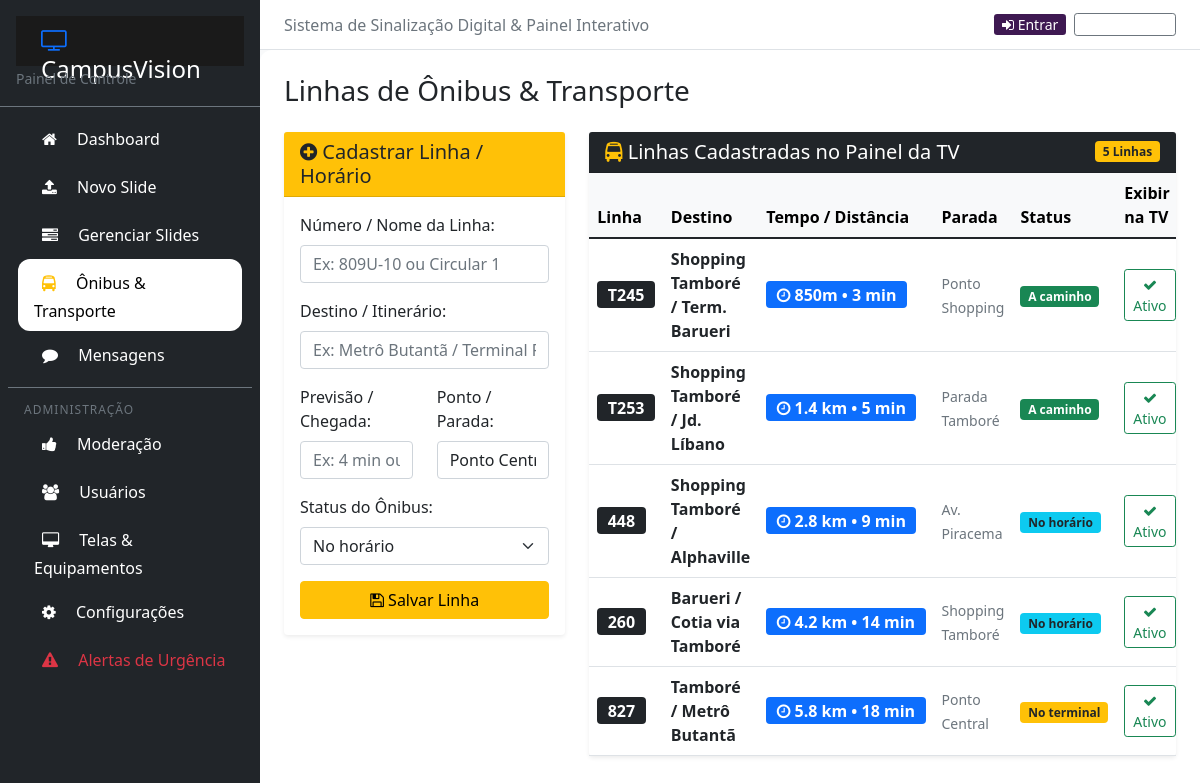
/buses/, run on the app's committed database.
### app/models.py (models this page shows, shortened)
class BusSchedule(models.Model):
    line_number = models.CharField(max_length=50, help_text="Ex: 809U-10, Circular 1")
    destination = models.CharField(max_length=255, help_text="Ex: Metrô Butantã / Terminal Pinheiros")
    departure_time = models.CharField(max_length=100, help_text="Ex: 5 min, 12 min, 18:45")
    platform = models.CharField(max_length=100, blank=True, null=True, default="Ponto Principal")
    status = models.CharField(max_length=50, default="No horário")
    is_active = models.BooleanField(default=True)
    created_at = models.DateTimeField(auto_now_add=True)
    class Meta:
        db_table = 'BusSchedule'
        ordering = ['id']

### app/views.py (the view, shortened to what this page needs)
# urls.py: path('buses/', views.bus_manager, name='bus_manager'),
def bus_manager(request):
    return render(request, 'app/bus_manager.html', {
        'title': 'Linhas de Ônibus & Transporte',
        'buses': BusSchedule.objects.all(),
        'name': get_current_user_name(request),
        'mod_count': mod_counter()
    })

### app/utils.py (called while the page is built)
def mod_counter():
    return Slide.objects.filter(approval="Waiting Review").count()

### app/views.py (called while the page is built)
def get_current_user_name(request):
    if request.user.is_authenticated:
        return getattr(request.user, 'name', None) or request.user.get_username()
    return "Visitante"

### app/templates/app/bus_manager.html (shortened to what this page needs)
{% extends "app/base.html" %}
{% block content %}
<div class="row">
  <div class="col-lg-4 mb-4">
    <div class="card shadow-sm border-0">
      <div class="card-header bg-warning text-dark font-weight-bold">
        <h5 class="mb-0"><i class="fa fa-plus-circle"></i> Cadastrar Linha / Horário</h5>
      </div>
      <div class="card-body">
        <form method="POST" action="{% url 'bus_manager' %}">
          <div class="mb-3">
            <label for="line_number" class="form-label font-weight-bold">Número / Nome da Linha:</label>
            <input type="text" class="form-control" id="line_number" name="line_number" placeholder="Ex: 809U-10 ou Circular 1" required>
          </div>
          <div class="mb-3">
            <label for="destination" class="form-label font-weight-bold">Destino / Itinerário:</label>
            <input type="text" class="form-control" id="destination" name="destination" placeholder="Ex: Metrô Butantã / Terminal Pinheiros" required>
          </div>
          <div class="row">
            <div class="col-md-6 mb-3">
              <label for="departure_time" class="form-label font-weight-bold">Previsão / Chegada:</label>
              <input type="text" class="form-control" id="departure_time" name="departure_time" placeholder="Ex: 4 min ou 18:30" required>
            </div>
            <div class="col-md-6 mb-3">
              <label for="platform" class="form-label font-weight-bold">Ponto / Parada:</label>
              <input type="text" class="form-control" id="platform" name="platform" value="Ponto Central">
            </div>
          </div>
          <div class="mb-3">
            <label for="status" class="form-label font-weight-bold">Status do Ônibus:</label>
            <select class="form-select" id="status" name="status">
              <option value="No horário" selected>No horário</option>
            </select>
          </div>
          <button class="btn btn-warning w-100 font-weight-bold" type="submit">
            <i class="fa fa-save"></i> Salvar Linha
          </button>
        </form>
      </div>
    </div>
  </div>
  <div class="col-lg-8">
    <div class="card shadow-sm border-0">
      <div class="card-header bg-dark text-white d-flex justify-content-between align-items-center">
        <h5 class="mb-0"><i class="fa fa-bus text-warning"></i> Linhas Cadastradas no Painel da TV</h5>
        <span class="badge bg-warning text-dark">{{ buses|length }} Linhas</span>
      </div>
      <div class="card-body p-0">
        <div class="table-responsive">
          <table class="table table-hover align-middle mb-0">
            <thead class="table-light">
              <tr>
                <th>Linha</th>
                <th>Destino</th>
                <th>Tempo / Distância</th>
                <th>Parada</th>
                <th>Status</th>
                <th>Exibir na TV</th>
              </tr>
            </thead>
            <tbody>
              {% for bus in buses %}
                <tr>
                  <td>
                    <span class="badge bg-dark fs-6">{{ bus.line_number }}</span>
                  </td>
                  <td><strong>{{ bus.destination }}</strong></td>
                  <td>
                    <span class="badge bg-primary text-white fs-6">
                      <i class="fa fa-clock-o"></i> {{ bus.departure_time }}
                    </span>
                  </td>
                  <td><small class="text-muted">{{ bus.platform }}</small></td>
                  <td>
                    {% if bus.status == "A caminho" %}
                      <span class="badge bg-success">{{ bus.status }}</span>
                    {% elif bus.status == "No horário" %}
                      <span class="badge bg-info text-dark">{{ bus.status }}</span>
                    {% else %}
                      <span class="badge bg-warning text-dark">{{ bus.status }}</span>
                    {% endif %}
                  </td>
                  <td>
                    <form method="POST" action="{% url 'bus_manager' %}" class="d-inline">
                      {% if bus.is_active %}
                        <button type="submit" class="btn btn-outline-success btn-sm">
                          <i class="fa fa-check"></i> Ativo
                        </button>
                      {% else %}
                        <button type="submit" class="btn btn-outline-secondary btn-sm">
                          <i class="fa fa-times"></i> Oculto
                        </button>
                      {% endif %}
                    </form>
                  </td>
                </tr>
              {% empty %}
                <tr>
                  <td colspan="7" class="text-center py-4 text-muted">
                    Nenhuma linha cadastrada. Preencha o formulário ao lado para adicionar.
                  </td>
                </tr>
              {% endfor %}
            </tbody>
          </table>
        </div>
      </div>
    </div>
  </div>
</div>
{% endblock %}

### app/static/main.css (style rules this page uses)
html { font-size: 100%; box-sizing: border-box; }
*, *:before, *:after { box-sizing: inherit; }

### data on the page
BusSchedule: line_number "T245", destination "Shopping Tamboré / Term. Barueri", departure_time "850m • 3 min", platform "Ponto Shopping", status "A caminho", is_active True (drawn)
BusSchedule: line_number "T253", destination "Shopping Tamboré / Jd. Líbano", departure_time "1.4 km • 5 min", platform "Parada Tamboré", status "A caminho", is_active True (drawn)
BusSchedule: line_number "448", destination "Shopping Tamboré / Alphaville", departure_time "2.8 km • 9 min", platform "Av. Piracema", status "No horário", is_active True (drawn)
BusSchedule: line_number "260", destination "Barueri / Cotia via Tamboré", departure_time "4.2 km • 14 min", platform "Shopping Tamboré", status "No horário", is_active True (drawn)
BusSchedule: line_number "827", destination "Tamboré / Metrô Butantã", departure_time "5.8 km • 18 min", platform "Ponto Central", status "No terminal", is_active True (drawn)

### other printed values
{{ title }} "Linhas de Ônibus & Transporte"
{{ buses|length }} "5"
